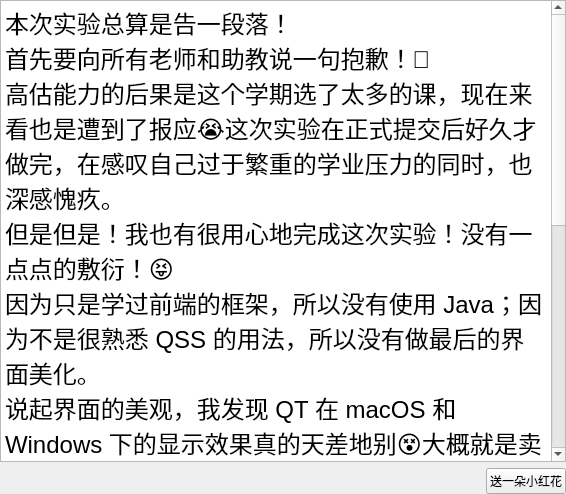
<?xml version="1.0" encoding="UTF-8"?>
<ui version="4.0">
 <class>AboutWidget</class>
 <widget class="QWidget" name="AboutWidget">
  <property name="geometry">
   <rect>
    <x>0</x>
    <y>0</y>
    <width>566</width>
    <height>494</height>
   </rect>
  </property>
  <property name="windowTitle">
   <string>Form</string>
  </property>
  <layout class="QGridLayout" name="gridLayout">
   <property name="leftMargin">
    <number>0</number>
   </property>
   <property name="topMargin">
    <number>0</number>
   </property>
   <property name="rightMargin">
    <number>0</number>
   </property>
   <property name="bottomMargin">
    <number>0</number>
   </property>
   <item row="0" column="0">
    <layout class="QVBoxLayout" name="verticalLayout">
     <item>
      <layout class="QHBoxLayout" name="horizontalLayout_5">
       <item>
        <widget class="QTextBrowser" name="textBrowser">
         <property name="html">
          <string>&lt;!DOCTYPE HTML PUBLIC &quot;-//W3C//DTD HTML 4.0//EN&quot; &quot;http://www.w3.org/TR/REC-html40/strict.dtd&quot;&gt;
&lt;html&gt;&lt;head&gt;&lt;meta name=&quot;qrichtext&quot; content=&quot;1&quot; /&gt;&lt;style type=&quot;text/css&quot;&gt;
p, li { white-space: pre-wrap; }
&lt;/style&gt;&lt;/head&gt;&lt;body style=&quot; font-family:'.AppleSystemUIFont'; font-size:13pt; font-weight:400; font-style:normal;&quot;&gt;
&lt;p style=&quot; margin-top:0px; margin-bottom:0px; margin-left:0px; margin-right:0px; -qt-block-indent:0; text-indent:0px;&quot;&gt;&lt;span style=&quot; font-size:18pt;&quot;&gt;本次实验总算是告一段落！&lt;/span&gt;&lt;/p&gt;
&lt;p style=&quot; margin-top:0px; margin-bottom:0px; margin-left:0px; margin-right:0px; -qt-block-indent:0; text-indent:0px;&quot;&gt;&lt;span style=&quot; font-size:18pt;&quot;&gt;首先要向所有老师和助教说一句抱歉！🙇‍&lt;/span&gt;&lt;/p&gt;
&lt;p style=&quot; margin-top:0px; margin-bottom:0px; margin-left:0px; margin-right:0px; -qt-block-indent:0; text-indent:0px;&quot;&gt;&lt;span style=&quot; font-size:18pt;&quot;&gt;高估能力的后果是这个学期选了太多的课，现在来看也是遭到了报应😭这次实验在正式提交后好久才做完，在感叹自己过于繁重的学业压力的同时，也深感愧疚。&lt;/span&gt;&lt;/p&gt;
&lt;p style=&quot; margin-top:0px; margin-bottom:0px; margin-left:0px; margin-right:0px; -qt-block-indent:0; text-indent:0px;&quot;&gt;&lt;span style=&quot; font-size:18pt;&quot;&gt;但是但是！我也有很用心地完成这次实验！没有一点点的敷衍！😝&lt;/span&gt;&lt;/p&gt;
&lt;p style=&quot; margin-top:0px; margin-bottom:0px; margin-left:0px; margin-right:0px; -qt-block-indent:0; text-indent:0px;&quot;&gt;&lt;span style=&quot; font-size:18pt;&quot;&gt;因为只是学过前端的框架，所以没有使用 Java；因为不是很熟悉 QSS 的用法，所以没有做最后的界面美化。&lt;/span&gt;&lt;/p&gt;
&lt;p style=&quot; margin-top:0px; margin-bottom:0px; margin-left:0px; margin-right:0px; -qt-block-indent:0; text-indent:0px;&quot;&gt;&lt;span style=&quot; font-size:18pt;&quot;&gt;说起界面的美观，我发现 QT 在 macOS 和 Windows 下的显示效果真的天差地别😵大概就是卖家秀和买家秀的区别吧呜呜我也不知道为什么会这样！不知道老师/助教是用哪个系统看的呢，如果是 Windows 系统的话可以看一下我的演示视频和实验报告的截图，它其实也不是那么丑的！！！&lt;/span&gt;&lt;/p&gt;
&lt;p style=&quot; margin-top:0px; margin-bottom:0px; margin-left:0px; margin-right:0px; -qt-block-indent:0; text-indent:0px;&quot;&gt;&lt;span style=&quot; font-size:18pt;&quot;&gt;面对有些简陋的 UI，我实在过意不去，于是尝试在里面加了些有趣的内容~希望可以缓解批改的心情，也是想让自己在众多作品中显得有一些不一样吧哈哈哈哈（叉腰）&lt;/span&gt;&lt;/p&gt;
&lt;p style=&quot; margin-top:0px; margin-bottom:0px; margin-left:0px; margin-right:0px; -qt-block-indent:0; text-indent:0px;&quot;&gt;&lt;span style=&quot; font-size:18pt;&quot;&gt;与其说这次实验让我更加熟练地使用 SQL 语句，倒不如说是让我对产品和编码规则有了一定的启发吧。虽然时间仓促，虽然这个小小的软件还有太多的不完美，但是在权衡各门课程之后，我想，我是已经尽力了，至于分数，交给你们就好啦！😬&lt;/span&gt;&lt;/p&gt;
&lt;p style=&quot; margin-top:0px; margin-bottom:0px; margin-left:0px; margin-right:0px; -qt-block-indent:0; text-indent:0px;&quot;&gt;&lt;span style=&quot; font-size:18pt;&quot;&gt;Hope everything goes well !&lt;/span&gt;&lt;/p&gt;&lt;/body&gt;&lt;/html&gt;</string>
         </property>
        </widget>
       </item>
      </layout>
     </item>
     <item>
      <layout class="QHBoxLayout" name="horizontalLayout_3">
       <item>
        <spacer name="horizontalSpacer_2">
         <property name="orientation">
          <enum>Qt::Horizontal</enum>
         </property>
         <property name="sizeHint" stdset="0">
          <size>
           <width>40</width>
           <height>20</height>
          </size>
         </property>
        </spacer>
       </item>
       <item>
        <widget class="QPushButton" name="btn_flower">
         <property name="text">
          <string>送一朵小红花</string>
         </property>
        </widget>
       </item>
      </layout>
     </item>
    </layout>
   </item>
  </layout>
 </widget>
 <resources/>
 <connections/>
</ui>
